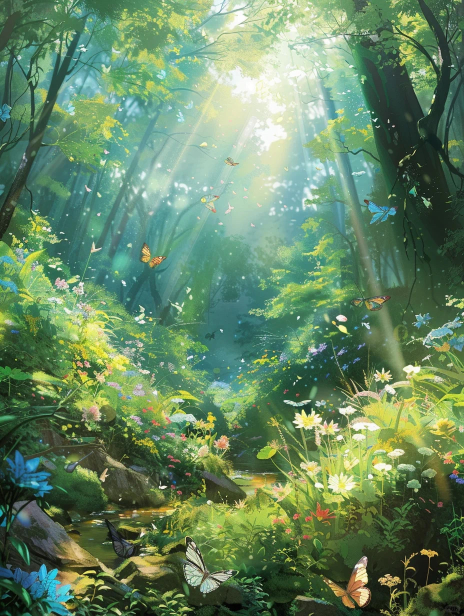
#> input picture test.JPG, 928 x 1232 px (shown at 1/2 size)
$ python digit_painting.py
#> lines starting #> are read from the running program, lines starting #| are printed output that depends on the picture; after the words box and inside, x2 and y2 are one past the last pixel; in counts of white or black regions, pixels touching at a corner belong together
from sklearn.cluster import KMeans
import cv2
import numpy as np

# 1. K-means clustering
# Load the image to process:
img = cv2.imread("test.JPG")
#> img is the input picture: shape (1232, 928, 3); mean B, G, R 99.4, 134.6, 102.5
if img is None:
    print("Cannot open the file!")
    exit()

img = cv2.cvtColor(img, cv2.COLOR_BGR2RGB)

# RESHAPE THE img to a 2D array of pixels
pxl_val = img.reshape((-1, 3))
pxl_val = np.float32(pxl_val)

# Define number of colors (clusters)
n_colors = 16  # Keep the number of colors to 16
kmeans = KMeans(n_clusters=n_colors, random_state=0).fit(pxl_val)
centers = np.uint8(kmeans.cluster_centers_)
#> centers = 16 rows, first 8: [92, 116, 58], [153, 187, 125], [42, 64, 41], [207, 222, 187], [78, 142, 131], [188, 196, 88], [140, 155, 74], [60, 110, 95]
labels = kmeans.labels_

# Convert all pixels to the color of the centroids
segmented_img = centers[labels.flatten()]
segmented_img = segmented_img.reshape(img.shape)
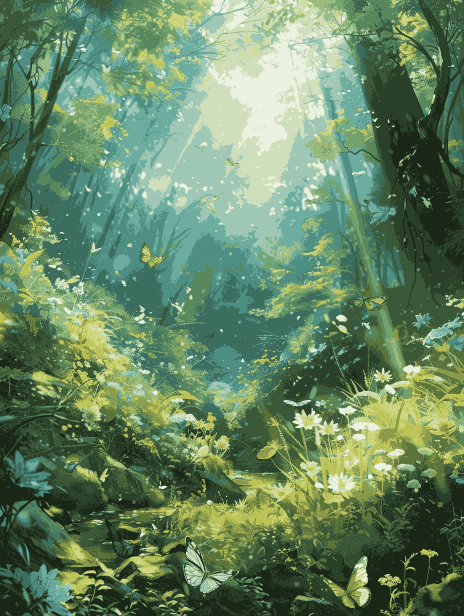
#> segmented_img: shape (1232, 928, 3) (shown at 1/2 size); mean R, G, B 101.9, 134, 98.8

cv2.imwrite("output_step1_kmeans.png", cv2.cvtColor(segmented_img, cv2.COLOR_RGB2BGR))

# 2. Group adjacent pixels of the same color to form "facets"
gray_img = cv2.cvtColor(segmented_img, cv2.COLOR_RGB2GRAY)  # Convert to grayscale
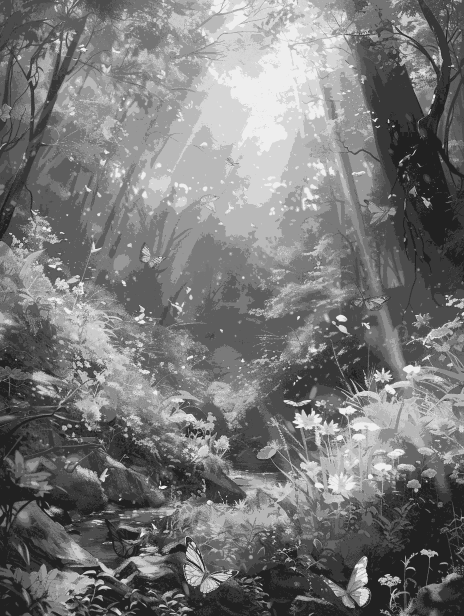
#> gray_img: shape (1232, 928) (shown at 1/2 size); min 33, max 238, mean 120.3
_, thresh = cv2.threshold(gray_img, 1, 255, cv2.THRESH_BINARY)
#> thresh: shape (1232, 928); every value is 255
contours, _ = cv2.findContours(thresh, cv2.RETR_EXTERNAL, cv2.CHAIN_APPROX_SIMPLE)
#> contours = [[[0, 0], [0, 1231], [927, 1231], [927, 0]]]

# 3. Merge small facets into larger neighboring ones
min_area = 1500  # Define the threshold area for small facets, increase to remove more small details

# Create a mask for small regions
mask = np.zeros_like(gray_img)

for contour in contours:
    area = cv2.contourArea(contour)
    if area < min_area:
        # Draw the small region on the mask
        cv2.drawContours(mask, [contour], -1, 255, -1)
#> this loop made 1 pass
#> (contour, area) on pass 1: ([[0, 0], [0, 1231], [927, 1231], [927, 0]], 1141137)
#> mask: shape (1232, 928); every value is 0

# Dilate the mask to connect small regions with larger neighboring regions
kernel = cv2.getStructuringElement(cv2.MORPH_ELLIPSE, (25, 25))  # Use a larger kernel for merging
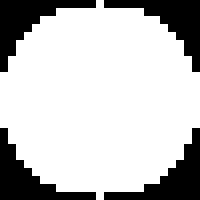
#> kernel: shape (25, 25) (shown 8 times larger); values 0 (black) and 1 (white), 76.3% white; 4 black regions, box (x1, y1, x2, y2) and area: (0, 0, 12, 9) 37, (13, 0, 25, 9) 37, (0, 16, 12, 25) 37, (13, 16, 25, 25) 37
mask = cv2.dilate(mask, kernel, iterations=2)

# Apply the mask to the segmented image to merge small facets with larger areas
merged_img = segmented_img.copy()
merged_img[mask == 255] = [0, 0, 0]  # Set small regions to black for merging

# Use flood fill to blend the small regions into neighboring large regions
h, w = mask.shape
#> h = 1232; w = 928
flood_fill_img = merged_img.copy()
for y in range(h):
    for x in range(w):
        if mask[y, x] == 255:
            cv2.floodFill(flood_fill_img, mask, (x, y), (int(centers[labels[y * w + x]][0]),
                                                          int(centers[labels[y * w + x]][1]),
                                                          int(centers[labels[y * w + x]][2])))

# Save the merged facets result
cv2.imwrite("output_step3_merged_facets.png", cv2.cvtColor(flood_fill_img, cv2.COLOR_RGB2BGR))

# 4. Smooth the merged image to reduce sharp edges
smoothed_img = cv2.medianBlur(flood_fill_img, 7)  # Use median blur to smooth the facets
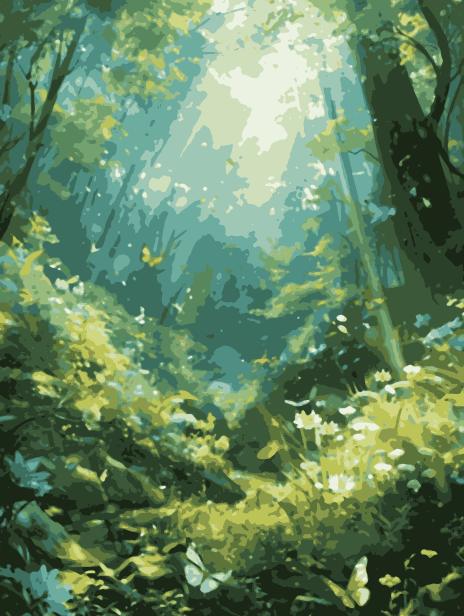
#> smoothed_img: shape (1232, 928, 3) (shown at 1/2 size); mean R, G, B 100.2, 132.9, 97.4
cv2.imwrite("output_step4_smoothed_facets.png", cv2.cvtColor(smoothed_img, cv2.COLOR_RGB2BGR))
